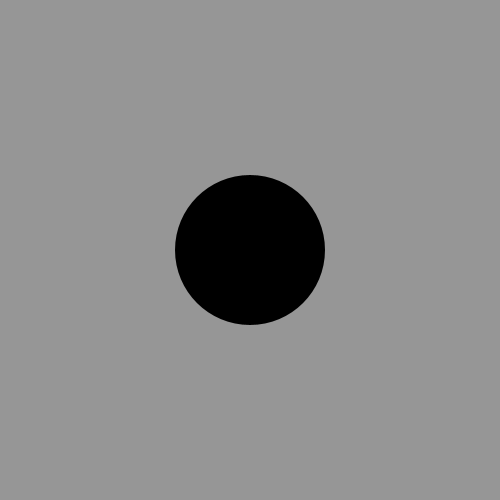
Frame 1 (no input)
Frame 60 (the mouse pressed at the canvas centre just before this capture): identical to frame 1, image omitted
Frame 120 (the mouse held since frame 60 and released just before this capture): identical to frame 1, image omitted

The Processing sketch that drew this single still picture (run headless with seeded random() and noise(); from frame 60 on, the mouse is pressed at the canvas centre):

// Processing sketch: usmiech
// ── usmiech.pde
Eye eye1; //<>//
Eye eye2;
Smile smile;
int noseColor =0;
boolean check = false;
boolean check2 = false;
void setup() {
  frameRate(24);
  size(500, 500);
  eye1 = new Eye(50);
  eye2 = new Eye(50);
  smile = new Smile(100);
}
void draw() {
  background(150);  
  noStroke();
  if (check2 ==true)
    drawCircl();
  eye1.drawEye();
  eye2.drawEye();

  smile.drawSmile();
  noStroke();
  fill(noseColor, 0, 0);
  ellipse(250, 250, 150, 150); 

  if (check ==true) {
    eye1.move(150, 125);
    eye2.move(350, 125);
    smile.scaleS(350);
  }
}

void mouseClicked() {
  check = !check;
}

void keyPressed() {
  if (key ==' ')
    noseColor += 25;
  if (key =='b')
    check2 = !check2;
}

void drawCircl() {
  float radius = random(50, 150);
  noStroke();
  fill(255);
  ellipse (150, 125, radius, radius);
  ellipse (350, 125, radius, radius);
}

// ── Eye.pde
class Eye {
  float x = 250, y =250;
  float radius;
  int steps = 20;
  float stepX;
  float stepY;
  Eye(float radius) {
    this.radius = radius;
  }
  void move(float xEnd, float yEnd) {
    calculateStep(xEnd, yEnd);
    if ((x>xEnd)&&(y>yEnd)) {
      x -=stepX;
      y -=stepY;
      println("X "+x+" Y "+y);
    }
    if ((x<xEnd)&&(y>yEnd)) {
      x +=stepX;
      y -=stepY;
      println("X "+x+" Y "+y);
    }
  }
  void calculateStep(float xEnd, float yEnd) {
    if (x<xEnd)
      stepX = (xEnd-x)/steps; 
    if (x>xEnd)
      stepX = (x-xEnd)/steps; 
    stepY = (y-yEnd)/steps;
  }

  void drawEye() {
    noStroke();
    fill(0, 0, 0);
    ellipse(x, y, radius, radius);
  }
}

// ── Smile.pde
class Smile {
  float x = 250, y =250;
  float radius;
  int steps = 20;
  float step;
  Smile(float radius) {
    this.radius = radius;
  }
  void scaleS(float rad) {
    calculateStep(rad);
    if (radius<rad) {
      radius +=step;
      println("X "+x+" Y "+y);
    }

  }
  void calculateStep(float rad) {

      step = (rad-radius)/steps; 
  }

  void drawSmile() {
   noFill();
  stroke(0);
  strokeWeight(20);
    arc(250, 250, radius, radius, 0, PI);
  }
 
}
